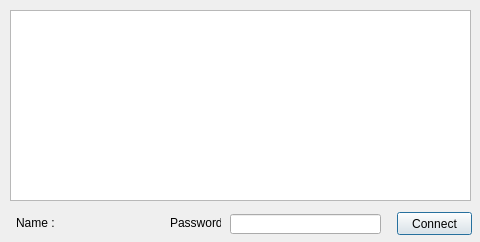
<?xml version="1.0" encoding="UTF-8"?>
<ui version="4.0">
 <class>Wifi_Dialog</class>
 <widget class="QDialog" name="Wifi_Dialog">
  <property name="geometry">
   <rect>
    <x>0</x>
    <y>0</y>
    <width>480</width>
    <height>242</height>
   </rect>
  </property>
  <property name="minimumSize">
   <size>
    <width>0</width>
    <height>0</height>
   </size>
  </property>
  <property name="maximumSize">
   <size>
    <width>1000</width>
    <height>1000</height>
   </size>
  </property>
  <property name="windowTitle">
   <string>Face Recognition</string>
  </property>
  <widget class="QListView" name="wifi_list">
   <property name="geometry">
    <rect>
     <x>10</x>
     <y>10</y>
     <width>461</width>
     <height>191</height>
    </rect>
   </property>
  </widget>
  <widget class="QPushButton" name="connect_btn">
   <property name="geometry">
    <rect>
     <x>397</x>
     <y>212</y>
     <width>75</width>
     <height>23</height>
    </rect>
   </property>
   <property name="text">
    <string>Connect</string>
   </property>
  </widget>
  <widget class="QLabel" name="name_label">
   <property name="geometry">
    <rect>
     <x>16</x>
     <y>215</y>
     <width>41</width>
     <height>16</height>
    </rect>
   </property>
   <property name="text">
    <string>Name :</string>
   </property>
  </widget>
  <widget class="QLabel" name="password_lable">
   <property name="geometry">
    <rect>
     <x>170</x>
     <y>215</y>
     <width>51</width>
     <height>16</height>
    </rect>
   </property>
   <property name="text">
    <string>Password</string>
   </property>
  </widget>
  <widget class="QLabel" name="name_view">
   <property name="geometry">
    <rect>
     <x>60</x>
     <y>215</y>
     <width>101</width>
     <height>16</height>
    </rect>
   </property>
   <property name="text">
    <string/>
   </property>
  </widget>
  <widget class="QLineEdit" name="password_view">
   <property name="geometry">
    <rect>
     <x>230</x>
     <y>214</y>
     <width>151</width>
     <height>20</height>
    </rect>
   </property>
  </widget>
 </widget>
 <resources/>
 <connections/>
</ui>
